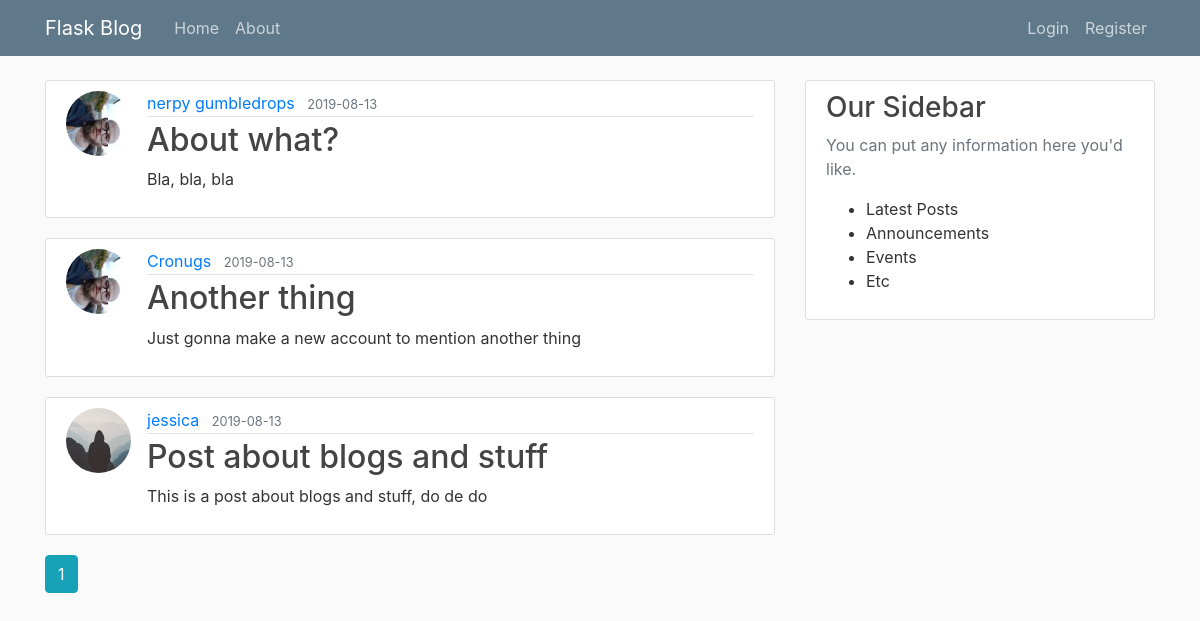
Page /home on the earlier database version.
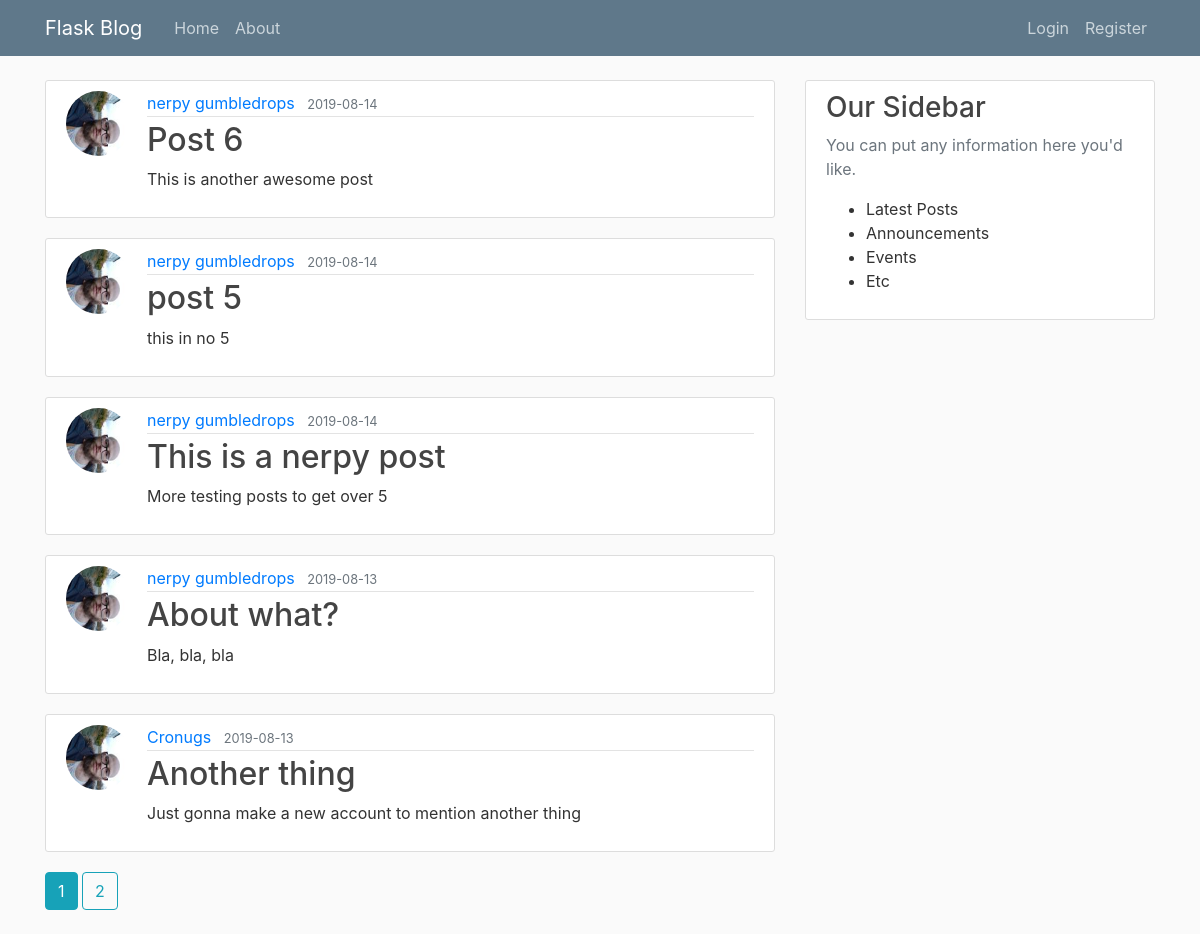
Same page on the later database version.
### flaskblog/models.py (models this page shows, shortened)
class Post(db.Model):
    id = db.Column(db.Integer, primary_key=True)
    title = db.Column(db.String(100), nullable=False)
    date_posted = db.Column(db.DateTime, nullable=False, default=datetime.utcnow)
    content = db.Column(db.Text, nullable=False)
    user_id = db.Column(db.Integer, db.ForeignKey('user.id'), nullable=False)

class User(db.Model, UserMixin):
    id = db.Column(db.Integer, primary_key=True)
    username = db.Column(db.String(20), unique=True, nullable=False)
    email = db.Column(db.String(120), unique=True, nullable=False)
    image_file = db.Column(db.String(20), nullable=False, default='default.jpg')
    password = db.Column(db.String(60), nullable=False)
    posts = db.relationship('Post', backref='author', lazy=True)

### flaskblog/routes.py (the view)
@app.route("/")
@app.route("/home")
def home():
    page = request.args.get('page', 1, type=int)
    posts = Post.query.order_by(Post.date_posted.desc()).paginate(page=page, per_page=5)
    return render_template('home.html', posts=posts)

### flaskblog/templates/home.html
{% extends 'base.html' %}
{% block content %}
{% for post in posts.items %}
<article class="media content-section">
    <img class="rounded-circle article-img"
        src="{{ url_for('static', filename='profile_pics/' + post.author.image_file) }}">
    <div class="media-body">
        <div class="article-metadata">
            <a class="mr-2" href="#">{{ post.author.username }}</a>
            <small class="text-muted">{{ post.date_posted.strftime('%Y-%m-%d') }}</small>
        </div>
        <h2><a class="article-title" href="{{ url_for('post', post_id=post.id) }}">{{ post.title }}</a></h2>
        <p class="article-content">{{ post.content }}</p>
    </div>
</article>
{% endfor %}
{% for page_num in posts.iter_pages(left_edge=1, right_edge=1, left_current=1, right_current=2) %}
    {% if page_num %}
        {% if posts.page == page_num %}
            <a class="btn btn-info mb-4" href="{{ url_for('home', page=page_num) }}">{{ page_num }}</a>
        {% else %}
            <a class="btn btn-outline-info mb-4" href="{{ url_for('home', page=page_num) }}">{{ page_num }}</a>
        {% endif %}
    {% else %}
    ...
    {% endif %}
{% endfor %}
{% endblock content %}

### flaskblog/templates/base.html (shortened to what this page needs)
<!DOCTYPE html>
<html lang="en">
<head>
    <link rel="stylesheet" href="https://stackpath.bootstrapcdn.com/bootstrap/4.3.1/css/bootstrap.min.css">
    <link rel="stylesheet" type="text/css" href="{{ url_for('static', filename='main.css') }}">
</head>
<body>
    <header class="site-header">
        <nav class="navbar navbar-expand-md navbar-dark bg-steel fixed-top">
            <div class="container">
                <a class="navbar-brand mr-4" href="{{ url_for('home') }}">Flask Blog</a>
                <div class="collapse navbar-collapse" id="navbarToggle">
                    <div class="navbar-nav mr-auto">
                        <a class="nav-item nav-link" href="{{ url_for('home') }}">Home</a>
                        <a class="nav-item nav-link" href="{{ url_for('about') }}">About</a>
                    </div>
                    <div class="navbar-nav">
                        {% if current_user.is_authenticated %}
                        <a class="nav-item nav-link" href="{{ url_for('new_post') }}">New Post</a>
                            <a class="nav-item nav-link" href="{{ url_for('account') }}">Account</a>
                            <a class="nav-item nav-link" href="{{ url_for('logout') }}">Logout</a>
                        {% else %}
                            <a class="nav-item nav-link" href="{{ url_for('login') }}">Login</a>
                            <a class="nav-item nav-link" href="{{ url_for('register') }}">Register</a>
                        {% endif %}
                    </div>
                </div>
            </div>
        </nav>
    </header>
    <main role="main" class="container">
        <div class="row">
            <div class="col-md-8">
                {% block content %}{% endblock content %}
            </div>
            <div class="col-md-4">
                <div class="content-section">
                    <h3>Our Sidebar</h3>
                    <p class="text-muted">You can put any information here you'd like.
                        <ul>
                            <li>Latest Posts</li>
                            <li>Announcements</li>
                            <li>Events</li>
                            <li>Etc</li>
                        </ul>
                    </p>
                </div>
            </div>
        </div>
    </main>
</body>
</html>

### flaskblog/static/main.css (style rules this page uses)
body { background: #fafafa; color: #333333; margin-top: 5rem; }
h1, h2, h3, h4, h5, h6 { color: #444444; }
.bg-steel { background-color: #5f788a; }
.site-header .navbar-nav .nav-link { color: #cbd5db; }
.content-section { background: #ffffff; padding: 10px 20px; border: 1px solid #dddddd; border-radius: 3px; margin-bottom: 20px; }
.article-title { color: #444444; }
.article-content { white-space: pre-line; }
.article-img { height: 65px; width: 65px; margin-right: 16px; }
.article-metadata { padding-bottom: 1px; margin-bottom: 4px; border-bottom: 1px solid #e3e3e3 }

Differences in the rows shown:
no longer on this page (row unchanged): Post: image_file (placeholder picture), author.username "jessica", date_posted "2019-08-13", title "Post about blogs and stuff", content "This is a post about blogs and stuff, do de do"
added Post: image_file (picture), author.username "nerpy gumbledrops", date_posted "2019-08-14", title "Post 6", content "This is another awesome post"
added Post: image_file (picture), author.username "nerpy gumbledrops", date_posted "2019-08-14", title "post 5", content "this in no 5"
added Post: image_file (picture), author.username "nerpy gumbledrops", date_posted "2019-08-14", title "This is a nerpy post", content "More testing posts to get over 5"
Other differences:
new list line: "2"
